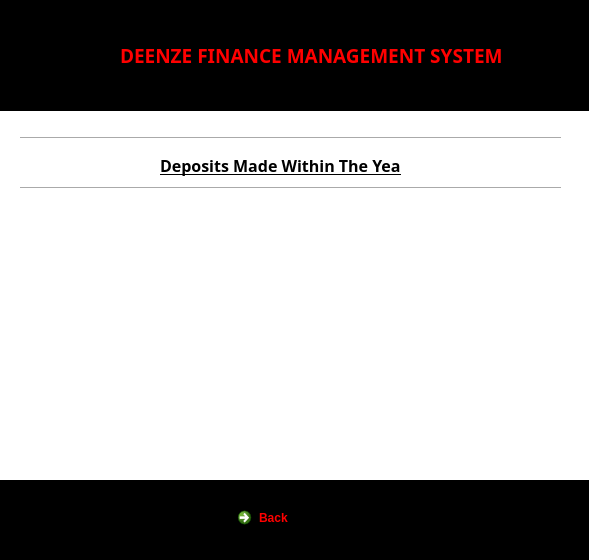
<?xml version="1.0" encoding="UTF-8"?>
<ui version="4.0">
 <class>Year_Deposits</class>
 <widget class="QDialog" name="Year_Deposits">
  <property name="geometry">
   <rect>
    <x>0</x>
    <y>0</y>
    <width>589</width>
    <height>560</height>
   </rect>
  </property>
  <property name="minimumSize">
   <size>
    <width>589</width>
    <height>560</height>
   </size>
  </property>
  <property name="maximumSize">
   <size>
    <width>589</width>
    <height>560</height>
   </size>
  </property>
  <property name="windowTitle">
   <string>Yearly Deposits</string>
  </property>
  <property name="windowIcon">
   <iconset resource="Resources.qrc">
    <normaloff>:/new/Images/member1.ico</normaloff>
    <normalon>:/new/Images/member1.ico</normalon>
    <activeon>:/new/Images/member1.ico</activeon>:/new/Images/member1.ico</iconset>
  </property>
  <property name="styleSheet">
   <string notr="true">background-color:white;</string>
  </property>
  <widget class="QLabel" name="label">
   <property name="geometry">
    <rect>
     <x>120</x>
     <y>0</y>
     <width>471</width>
     <height>111</height>
    </rect>
   </property>
   <property name="font">
    <font>
     <family>Koshgarian-Ligh</family>
     <pointsize>14</pointsize>
     <weight>75</weight>
     <bold>true</bold>
    </font>
   </property>
   <property name="styleSheet">
    <string notr="true">color:red;
background-color:black;</string>
   </property>
   <property name="text">
    <string>DEENZE FINANCE MANAGEMENT SYSTEM</string>
   </property>
  </widget>
  <widget class="QLabel" name="label_2">
   <property name="geometry">
    <rect>
     <x>0</x>
     <y>0</y>
     <width>121</width>
     <height>111</height>
    </rect>
   </property>
   <property name="styleSheet">
    <string notr="true">background-color:black;</string>
   </property>
   <property name="text">
    <string/>
   </property>
   <property name="pixmap">
    <pixmap resource="Resources.qrc">:/new/Images/member2.png</pixmap>
   </property>
  </widget>
  <widget class="QTableView" name="tableView_Reports">
   <property name="geometry">
    <rect>
     <x>130</x>
     <y>200</y>
     <width>341</width>
     <height>271</height>
    </rect>
   </property>
   <property name="styleSheet">
    <string notr="true"/>
   </property>
   <property name="frameShape">
    <enum>QFrame::NoFrame</enum>
   </property>
   <property name="gridStyle">
    <enum>Qt::DotLine</enum>
   </property>
  </widget>
  <widget class="Line" name="line">
   <property name="geometry">
    <rect>
     <x>20</x>
     <y>130</y>
     <width>541</width>
     <height>16</height>
    </rect>
   </property>
   <property name="orientation">
    <enum>Qt::Horizontal</enum>
   </property>
  </widget>
  <widget class="Line" name="line_2">
   <property name="geometry">
    <rect>
     <x>20</x>
     <y>180</y>
     <width>541</width>
     <height>16</height>
    </rect>
   </property>
   <property name="orientation">
    <enum>Qt::Horizontal</enum>
   </property>
  </widget>
  <widget class="QLabel" name="label_3">
   <property name="geometry">
    <rect>
     <x>160</x>
     <y>150</y>
     <width>241</width>
     <height>31</height>
    </rect>
   </property>
   <property name="font">
    <font>
     <family>Adobe Caslon Pro Bold</family>
     <pointsize>12</pointsize>
     <weight>75</weight>
     <bold>true</bold>
     <underline>true</underline>
    </font>
   </property>
   <property name="text">
    <string>Deposits Made Within The Year</string>
   </property>
  </widget>
  <widget class="QLabel" name="label_4">
   <property name="geometry">
    <rect>
     <x>0</x>
     <y>480</y>
     <width>591</width>
     <height>81</height>
    </rect>
   </property>
   <property name="styleSheet">
    <string notr="true">background-color:black;</string>
   </property>
   <property name="text">
    <string>TextLabel</string>
   </property>
  </widget>
  <widget class="QCommandLinkButton" name="commandLinkButton_Back">
   <property name="geometry">
    <rect>
     <x>230</x>
     <y>500</y>
     <width>172</width>
     <height>41</height>
    </rect>
   </property>
   <property name="styleSheet">
    <string notr="true">color:red;</string>
   </property>
   <property name="text">
    <string>Back</string>
   </property>
  </widget>
 </widget>
 <resources>
  <include location="Resources.qrc"/>
 </resources>
 <connections/>
</ui>
